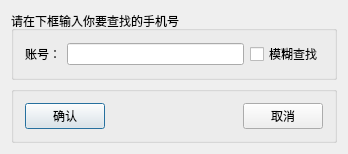
<?xml version="1.0" encoding="UTF-8"?>
<ui version="4.0">
 <class>membersearch</class>
 <widget class="QDialog" name="membersearch">
  <property name="geometry">
   <rect>
    <x>0</x>
    <y>0</y>
    <width>348</width>
    <height>141</height>
   </rect>
  </property>
  <property name="windowTitle">
   <string>membersearch</string>
  </property>
  <layout class="QVBoxLayout" name="verticalLayout">
   <item>
    <widget class="QGroupBox" name="groupBox">
     <property name="title">
      <string>请在下框输入你要查找的手机号</string>
     </property>
     <layout class="QHBoxLayout" name="horizontalLayout">
      <item>
       <widget class="QLabel" name="label">
        <property name="text">
         <string>账号：</string>
        </property>
       </widget>
      </item>
      <item>
       <widget class="QLineEdit" name="lineEdit"/>
      </item>
      <item>
       <widget class="QCheckBox" name="checkBox">
        <property name="text">
         <string>模糊查找</string>
        </property>
       </widget>
      </item>
     </layout>
    </widget>
   </item>
   <item>
    <widget class="QGroupBox" name="groupBox_2">
     <property name="title">
      <string/>
     </property>
     <layout class="QHBoxLayout" name="horizontalLayout_2">
      <item>
       <widget class="QPushButton" name="pushButton_right">
        <property name="text">
         <string>确认</string>
        </property>
       </widget>
      </item>
      <item>
       <spacer name="horizontalSpacer">
        <property name="orientation">
         <enum>Qt::Horizontal</enum>
        </property>
        <property name="sizeHint" stdset="0">
         <size>
          <width>40</width>
          <height>20</height>
         </size>
        </property>
       </spacer>
      </item>
      <item>
       <widget class="QPushButton" name="pushButton_false">
        <property name="text">
         <string>取消</string>
        </property>
       </widget>
      </item>
     </layout>
    </widget>
   </item>
  </layout>
 </widget>
 <layoutdefault spacing="6" margin="11"/>
 <resources/>
 <connections/>
</ui>
